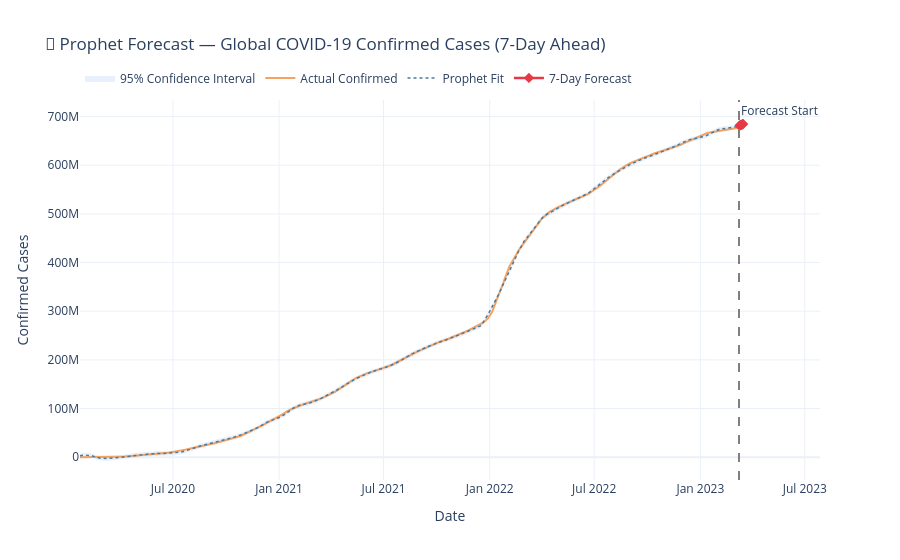

The notebook cell saved with this chart:
### Markdown cell above
## 📉 Step 9 — Visualize the Forecast

### Code cell
# Split historical vs prediction
cutoff = prophet_df['ds'].max()
hist_fc  = forecast[forecast['ds'] <= cutoff]
future_fc = forecast[forecast['ds'] > cutoff]

fig = go.Figure()

# Confidence band (full)
fig.add_trace(go.Scatter(
    x=pd.concat([forecast['ds'], forecast['ds'][::-1]]),
    y=pd.concat([forecast['yhat_upper'], forecast['yhat_lower'][::-1]]),
    fill='toself', fillcolor='rgba(100,149,237,0.15)',
    line=dict(color='rgba(255,255,255,0)'),
    name='95% Confidence Interval'
))

# Historical actual
fig.add_trace(go.Scatter(
    x=prophet_df['ds'], y=prophet_df['y'],
    name='Actual Confirmed', line=dict(color='#F4A261', width=2)
))

# Prophet fitted values
fig.add_trace(go.Scatter(
    x=hist_fc['ds'], y=hist_fc['yhat'],
    name='Prophet Fit', line=dict(color='#457B9D', width=1.5, dash='dot')
))

# 7-day forecast
fig.add_trace(go.Scatter(
    x=future_fc['ds'], y=future_fc['yhat'],
    name='7-Day Forecast', mode='lines+markers',
    line=dict(color='#E63946', width=2.5),
    marker=dict(size=8, symbol='diamond')
))

# Vertical line at cutoff
fig.add_vline(x=str(cutoff.date()), line_dash='dash',
              line_color='gray', annotation_text='Forecast Start')

fig.update_layout(
    title='🔮 Prophet Forecast — Global COVID-19 Confirmed Cases (7-Day Ahead)',
    xaxis_title='Date', yaxis_title='Confirmed Cases',
    hovermode='x unified', template='plotly_white',
    legend=dict(orientation='h', yanchor='bottom', y=1.02)
)
fig.show()

### Figure 1 — Plotly figure (JSON) as saved in the notebook; plotly's stock layout.template omitted (floating-point values rounded to 4 significant figures; data arrays with more than 128 entries replaced by an {"elided": "..."} marker saying what was removed)
{"data": [{"fill": "toself", "fillcolor": "rgba(100,149,237,0.15)", "line": {"color": "rgba(255,255,255,0)"}, "name": "95% Confidence Interval", "type": "scatter", "x": {"elided": "2300 str values"}, "y": {"elided": "2300 float values"}}, {"line": {"color": "#F4A261", "width": 2}, "name": "Actual Confirmed", "type": "scatter", "x": {"elided": "1143 str values"}, "y": {"elided": "1143 int values"}}, {"line": {"color": "#457B9D", "dash": "dot", "width": 1.5}, "name": "Prophet Fit", "type": "scatter", "x": {"elided": "1143 str values"}, "y": {"elided": "1143 float values"}}, {"line": {"color": "#E63946", "width": 2.5}, "marker": {"size": 8, "symbol": "diamond"}, "mode": "lines+markers", "name": "7-Day Forecast", "type": "scatter", "x": ["2023-03-10T00:00:00.000000", "2023-03-11T00:00:00.000000", "2023-03-12T00:00:00.000000", "2023-03-13T00:00:00.000000", "2023-03-14T00:00:00.000000", "2023-03-15T00:00:00.000000", "2023-03-16T00:00:00.000000"], "y": [681600000.0, 682000000.0, 682300000.0, 682800000.0, 683400000.0, 684100000.0, 684700000.0]}], "layout": {"annotations": [{"showarrow": false, "text": "Forecast Start", "x": "2023-03-09", "xanchor": "left", "xref": "x", "y": 1, "yanchor": "top", "yref": "y domain"}], "hovermode": "x unified", "legend": {"orientation": "h", "y": 1.02, "yanchor": "bottom"}, "shapes": [{"line": {"color": "gray", "dash": "dash"}, "type": "line", "x0": "2023-03-09", "x1": "2023-03-09", "xref": "x", "y0": 0, "y1": 1, "yref": "y domain"}], "title": {"text": "🔮 Prophet Forecast — Global COVID-19 Confirmed Cases (7-Day Ahead)"}, "xaxis": {"title": {"text": "Date"}}, "yaxis": {"title": {"text": "Confirmed Cases"}}}}
